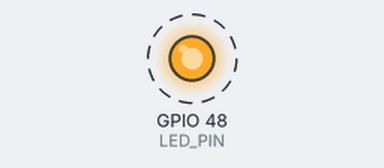
This program was run on a simulated ESP32-S3. Parts: output pins drawn as LEDs (lit = HIGH). Dashed ring = blinking. What the program prints to the serial monitor is not drawn.

Above: at 0.7 s.
Timing chart, 0 to 3.5 s (numbered marks = the images above):
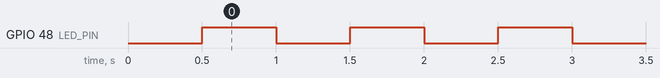

Measured:
- by itself, GPIO 48 (LED_PIN): alternates HIGH for 0.50 s and LOW for 0.50 s

The program:

main.cpp
```cpp
#include <Arduino.h>
#define LED_PIN 48   // 板载 WS2812 彩灯在 GPIO48（digitalWrite 点不亮它，仅保留原逻辑）

unsigned long lastTick = 0;
int counter = 0;

void setup() {
  Serial.begin(115200);
  pinMode(LED_PIN, OUTPUT);
  delay(500);
  Serial.println("hello from ESP32-S3");
  Serial.println("serial is alive, COM6 @ 115200");
}

void loop() {
  digitalWrite(LED_PIN, HIGH);
  delay(500);
  digitalWrite(LED_PIN, LOW);
  delay(500);

  if (millis() - lastTick >= 1000) {
    lastTick = millis();
    Serial.printf("tick %d, uptime %lu ms\n", counter++, millis());
  }
}
```
